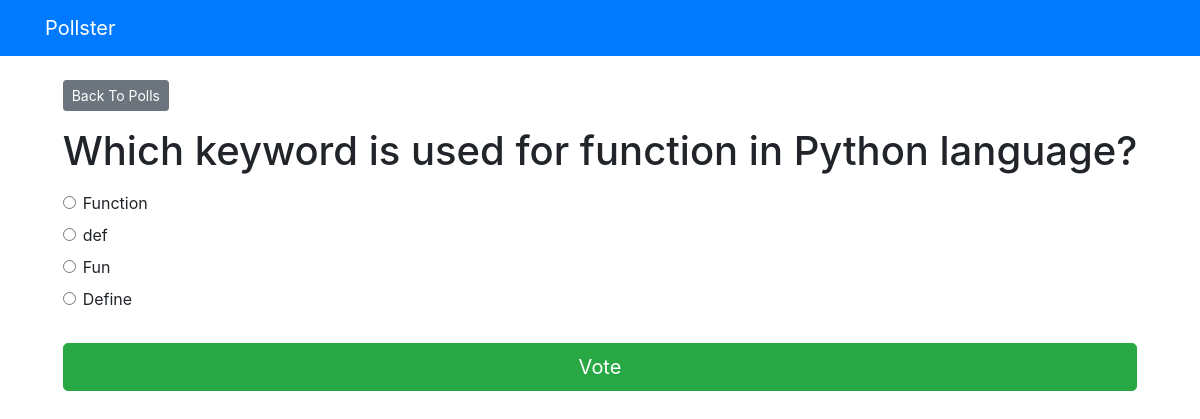
Page /polls/11/ on the committed database.
### polls/models.py (models this page shows, shortened)
class Question(models.Model):
    question_text = models.CharField(max_length=200)
    pub_date = models.DateTimeField('date published')

class Choice(models.Model):
    question = models.ForeignKey(Question, on_delete=models.CASCADE)
    choice_text = models.CharField(max_length=200)
    votes = models.IntegerField(default=0)

### polls/views.py (the view)
# urls.py: path('<int:question_id>/', views.detail, name='detail'),
def detail(request, question_id):
    try:
        question = Question.objects.get(pk=question_id)
    except Question.DoesNotExist:
        raise Http404("Question does not exist")
    return render(request, 'polls/detail.html', {'question': question})

### templates/polls/detail.html (shortened to what this page needs)
{% extends 'base.html' %}
{% block content %}
<a class="btn btn-secondary btn-sm mb-3" href="{% url 'polls:index' %}">Back To Polls</a>
<h1 class="text-center mb-3">{{ question.question_text }}</h1>
<form action="{% url 'polls:vote' question.id %}" method="post">
    {% for choice in question.choice_set.all %}
    <div class="form-check">
        <input type="radio" name="choice" class="form-check-input" id="choice{{ forloop.counter }}"
            value="{{ choice.id }}" />
        <label for="choice{{ forloop.counter }}">{{ choice.choice_text }}</label>
    </div>
    {% endfor %}
    <input type="submit" value="Vote" class="btn btn-success btn-lg btn-block mt-4" />
</form>
{% endblock %}

### rows in the picture
Question: question_text "Which keyword is used for function in Python language?"
Choice: choice_text "Function"
Choice: choice_text "def"
Choice: choice_text "Fun"
Choice: choice_text "Define"
